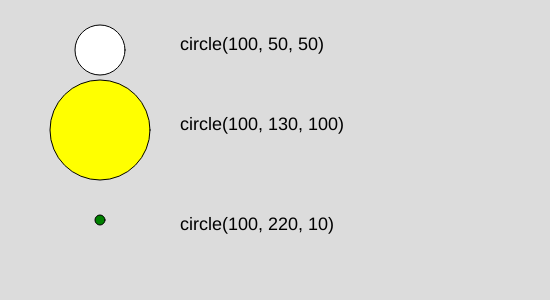
Frame 1 (no input)
Frame 60 (no input): identical to frame 1, image omitted
Frame 120 (the mouse pressed at the canvas centre since frame 60): identical to frame 1, image omitted

The p5.js sketch that drew this single still picture (run headless with seeded random() and noise() and a simulated clock; from frame 60 on, the mouse is pressed at the canvas centre):

// p5.js sketch
// ── sketch.js
function setup() {
  createCanvas(550, 300);
}

function draw() {
  background(220);
  //describe('A white rectangle with a black outline on a gray canvas.');
  rectMode(CORNER);
  fill(255);
  circle(100, 50, 50);
    // Texte noir taille 18
  fill('black');
  textSize(18);
  text('circle(100, 50, 50)', 180, 50);

  fill('yellow');
  circle(100, 130, 100);
  // Texte noir taille 18
  fill('black');
  text('circle(100, 130, 100)', 180, 130);

  fill('green');
  circle(100, 220, 10);
  // Texte noir taille 18
  fill('black');
  text('circle(100, 220, 10)', 180, 230);


}
